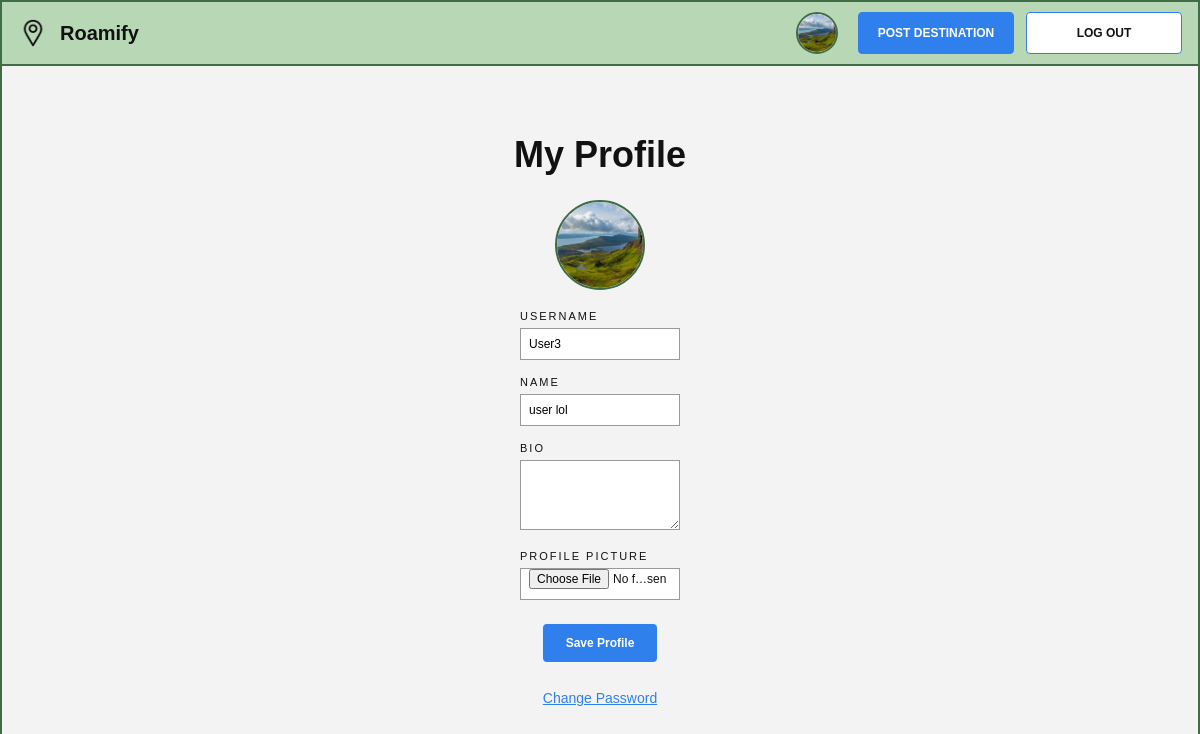
Before: /profile/ (signed in) with the older database file.
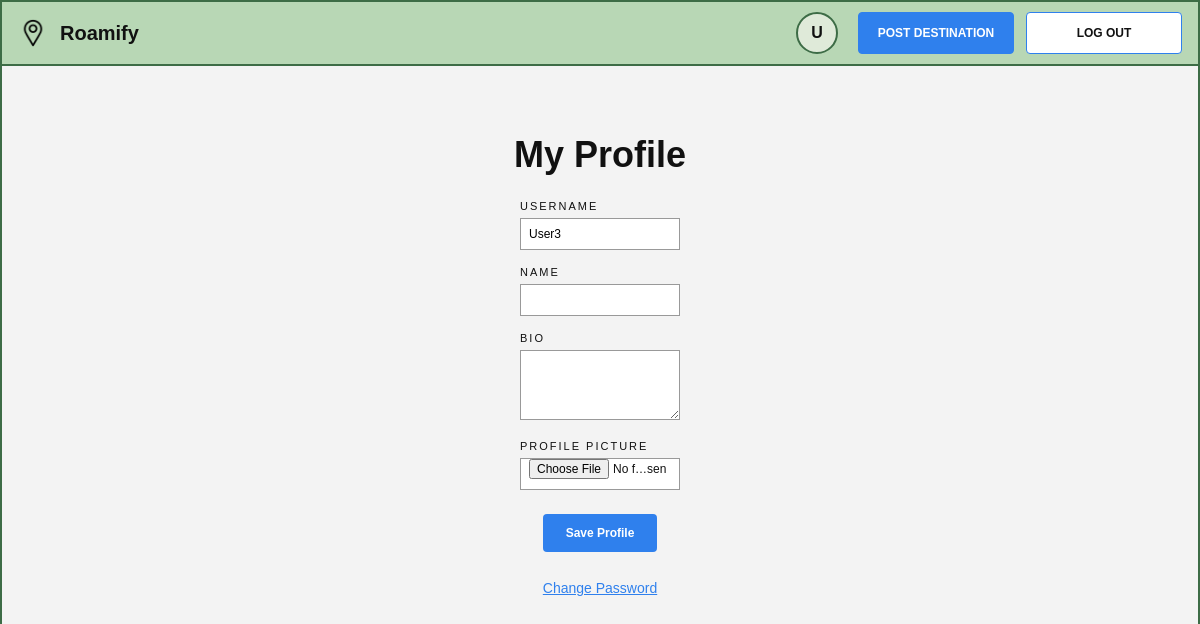
After: the same page with the newer database file.
### roamify/models.py (models this page shows, shortened)
class Profile(models.Model):
    user = models.OneToOneField(User, on_delete=models.CASCADE)
    display_name = models.CharField(max_length=100, blank=True)
    bio = models.TextField(blank=True)
    profile_pic = models.ImageField(upload_to='profiles/', blank=True, null=True)

### roamify/views.py (the view, shortened to what this page needs)
# urls.py: path('profile/', views.profile, name='profile'),
@login_required
def profile(request):
    profile = Profile.objects.get_or_create(user=request.user)[0]
    error_message = ""
    return render(request, 'roamify/profile.html', {
        'profile': profile,
        'error_message': error_message,
    })

### templates/roamify/profile.html (shortened to what this page needs)
{% extends 'roamify/base.html' %}
{% block content %}
<div class="auth-shell">
    <section class="auth-card">
        <h1 class="auth-title">My Profile</h1>
        {% if profile.profile_pic %}
            <img src="{{ profile.profile_pic.url }}" alt="{{ user.username }}" class="profile-page-pic">
        {% endif %}
        <form method="post" enctype="multipart/form-data" class="auth-form-custom">
            <div class="auth-field">
                <label for="username">Username</label>
                <input type="text" name="username" id="username" value="{{ user.username }}">
            </div>
            <div class="auth-field">
                <label for="display_name">Name</label>
                <input type="text" name="display_name" id="display_name" value="{{ profile.display_name }}">
            </div>
            <div class="auth-field">
                <label for="bio">Bio</label>
                <textarea name="bio" id="bio" class="auth-textarea">{{ profile.bio }}</textarea>
            </div>
            <div class="auth-field">
                <label for="profile_pic">Profile Picture</label>
                <input type="file" name="profile_pic" id="profile_pic">
            </div>
            <button type="submit" class="auth-submit-btn">Save Profile</button>
        </form>
        <p class="auth-footer-text">
            <a href="{% url 'roamify:change_password' %}">Change Password</a>
        </p>
    </section>
</div>
{% endblock %}

### templates/roamify/base.html (shortened to what this page needs)
{% load static %}
<!DOCTYPE html>
<html lang="en">
<head>
    <link rel="stylesheet" href="{% static 'css/style.css' %}">
</head>
<body>
    <div class="site-wrapper">
        <header class="site-header">
            <a href="{% url 'roamify:index' %}" class="brand-link">
                <img src="{% static 'images/roamify_icon.png' %}" alt="Roamify Icon" class="brand-logo">
                <span class="brand-name">Roamify</span>
            </a>
            <nav class="site-nav">
                {% if user.is_authenticated %}
                    <a href="{% url 'roamify:profile' %}" class="header-user-link">
                        {% if user.profile.profile_pic %}
                            <img src="{{ user.profile.profile_pic.url }}" alt="{{ user.username }}" class="header-user-pic">
                        {% else %}
                            <div class="header-user-pic header-user-pic-placeholder">
                                {{ user.username|first|upper }}
                            </div>
                        {% endif %}
                    </a>
                    <a href="{% url 'roamify:post' %}" class="btn btn-primary">Post Destination</a>
                    <a href="{% url 'roamify:logout' %}" class="btn btn-secondary">Log Out</a>
                {% else %}
                    <a href="{% url 'roamify:signup' %}" class="btn btn-primary">Sign Up</a>
                    <a href="{% url 'roamify:login' %}" class="btn btn-secondary">Log In</a>
                {% endif %}
            </nav>
        </header>
        <main class="page-content">
            {% block content %}{% endblock %}
        </main>
    </div>
</body>
</html>

### static/css/style.css (style rules this page uses)
* { box-sizing: border-box; margin: 0; padding: 0; }
html, body { min-height: 100%; font-family: Arial, Helvetica, sans-serif; background-color: #f3f3f3; color: #111; }
a { color: inherit; text-decoration: none; }
body { border: 2px solid #3d6c46; }
.site-wrapper { min-height: 100vh; }
.site-header { background-color: #b8d7b5; border-bottom: 2px solid #3d6c46; display: flex; justify-content: space-between; align-items: center; padding: 10px 16px; }
.brand-link { display: inline-flex; align-items: center; gap: 12px; color: #111; }
.brand-logo { width: 30px; height: 30px; object-fit: contain; display: block; }
.brand-name { font-size: 20px; font-weight: 700; }
.site-nav { display: flex; gap: 12px; align-items: center; }
.btn { min-width: 156px; height: 42px; border: 1px solid #2f80ed; border-radius: 4px; display: inline-flex; align-items: center; justify-content: center; font-size: 12px; font-weight: 700; text-transform: uppercase; }
.btn-primary { background-color: #2f80ed; color: #fff; }
.btn-secondary { background-color: #fff; color: #111; }
.page-content { padding: 28px 40px 40px; }
.auth-shell { max-width: 520px; margin: 0 auto; padding-top: 20px; }
.auth-card { text-align: center; padding: 20px 0 10px; }
.auth-title { font-size: 36px; font-weight: 700; margin-bottom: 24px; }
.auth-form-custom { width: 160px; margin: 0 auto; }
.auth-field { margin-bottom: 16px; text-align: left; }
.auth-field label { display: block; margin-bottom: 6px; font-size: 11px; letter-spacing: 2px; text-transform: uppercase; }
.auth-field input { width: 100%; height: 32px; border: 1px solid #999; background-color: #fff; padding: 0 8px; font-size: 12px; }
.auth-submit-btn { display: inline-flex; align-items: center; justify-content: center; min-width: 114px; height: 38px; background-color: #2f80ed; color: #fff; border: none; border-radius: 4px; font-size: 12px; font-weight: 700; margin-top: 8px; cursor: pointer; }
.auth-footer-text { margin-top: 28px; font-size: 14px; }
.auth-footer-text a { color: #2f80ed; text-decoration: underline; }
.header-user-link { display: inline-flex; align-items: center; margin-right: 8px; }
.header-user-pic { width: 42px; height: 42px; border-radius: 50%; object-fit: cover; object-position: center; border: 2px solid #3d6c46; background-color: #fff; display: block; }
.header-user-pic-placeholder { display: flex; align-items: center; justify-content: center; font-size: 16px; font-weight: 700; color: #111; background-color: #dfead9; }
.auth-textarea { width: 100%; min-height: 70px; border: 1px solid #999; background-color: #fff; padding: 8px; font-size: 12px; resize: vertical; font-family: Arial, Helvetica, sans-serif; }

Changed rows visible on the page:
removed Profile: profile_pic (picture), display_name "user lol"
Other visible differences:
{{ user.username|first|upper }}: (not shown) → "U"
